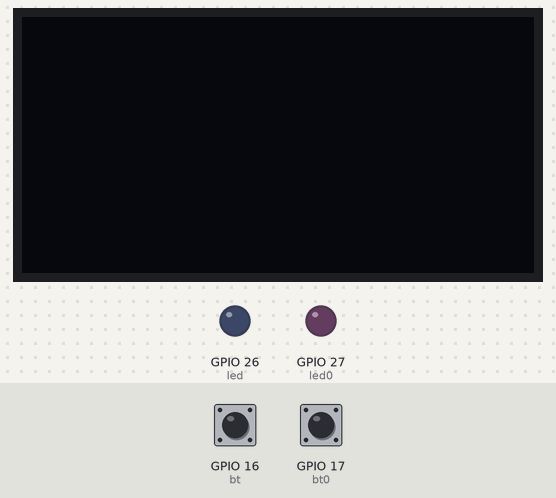
Recording of a program running on a simulated ESP32 board running MicroPython. Parts: 128×64 one-colour display, output pins drawn as LEDs (lit = HIGH). Wiring (from the project's diagram.json): red button on GPIO 16, blue button on GPIO 17, blue LED on GPIO 26, magenta LED on GPIO 27. Dashed ring = blinking. Inputs (shaded band) come from the test bench; at power-on: GPIO 16 (bt) HIGH, GPIO 17 (bt0) HIGH. Library files of the repository ran but are not shown: ssd1306.py.

Above: at 1.2 s.
1.3 s: GPIO 16 (bt) pulled LOW for 0.15 s
At 1.9 s:
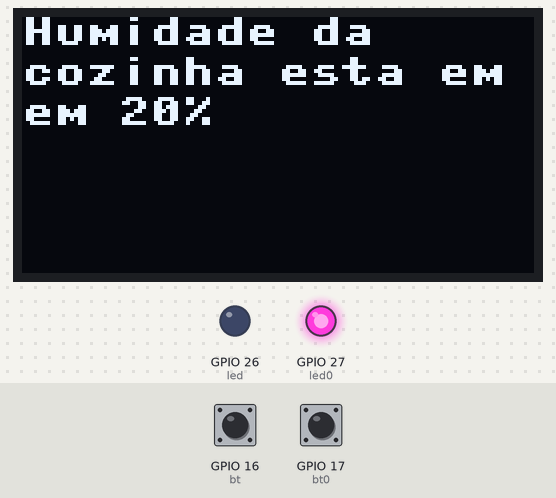
2.9 s: GPIO 17 (bt0) pulled LOW for 0.15 s
At 4.1 s:
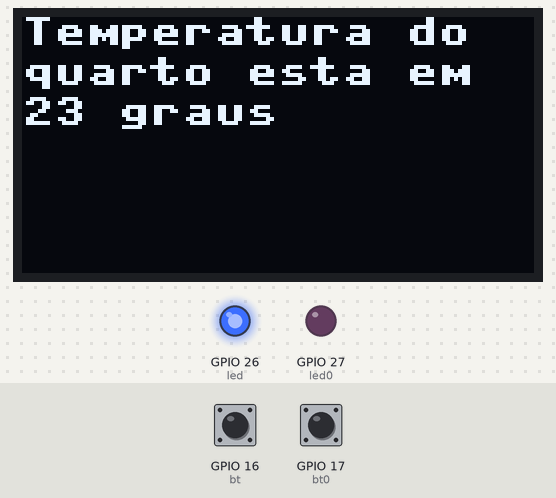
4.5 s: GPIO 16 (bt) pulled LOW for 1 s
At 5.5 s:
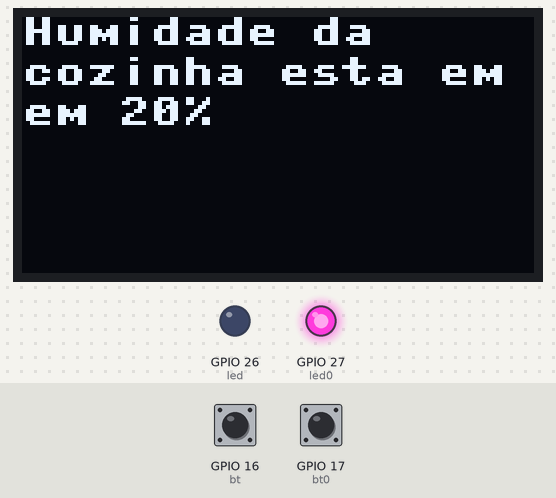
7.0 s: GPIO 17 (bt0) pulled LOW for 1 s
At 7.4 s:
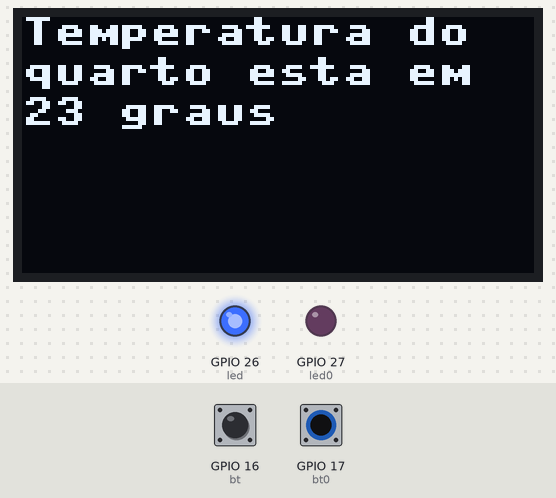
9.5 s: GPIO 16 (bt) driven LOW and GPIO 17 (bt0) driven LOW
At 10.4 s:
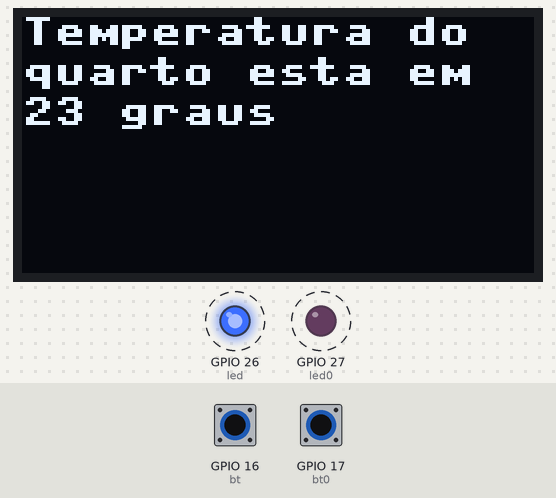
Timing chart, 0 to 13.5 s (numbered marks = the images above; inputs shaded):
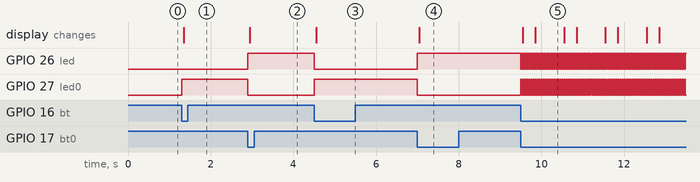

Measured:
- after the input at 1.3 s, GPIO 27 (led0): LOW → HIGH at once; the display: changes after 0.05 s (image 1)
- after the input at 2.9 s, GPIO 26 (led): LOW → HIGH at once; GPIO 27 (led0): HIGH → LOW at once; the display: changes after 0.05 s (image 2)
- after the input at 4.5 s, GPIO 26 (led): HIGH → LOW at once; GPIO 27 (led0): LOW → HIGH at once; the display: changes after 0.05 s (image 3)
- after the input at 7.0 s, GPIO 26 (led): LOW → HIGH at once; GPIO 27 (led0): HIGH → LOW at once; the display: changes after 0.05 s (image 4)
- after the input at 9.5 s, GPIO 26 (led): alternates HIGH for 0.03 s and LOW for 0.02 s, starting at once; GPIO 27 (led0): alternates HIGH for 0.02 s and LOW for 0.03 s, starting at once; the display: first changes after 0.05 s (image 5 shows a later state)

The program:

main.py
```python
from machine import Pin, I2C
import machine
import ssd1306

i2c = I2C(0, scl=Pin(22), sda=Pin(21))

bt = machine.Pin(16, machine.Pin.IN, machine.Pin.PULL_UP)
bt0 = machine.Pin(17, machine.Pin.IN, machine.Pin.PULL_UP)

led = machine.Pin(26, machine.Pin.OUT)
led0 = machine.Pin(27 ,machine.Pin.OUT)

largura = 128
altura = 64
tela = ssd1306.SSD1306_I2C(largura, altura, i2c)

while True:
    estado = bt.value()
    if estado == 0:
        led0.value(1)
        led.value(0)
        tela.text('Humidade da', 0, 0)
        tela.text ('cozinha esta em 20%', 0, 10)
        tela.text('em 20%', 0, 20)
        tela.show()
        tela.fill(0)

    estado2 = bt0.value()
    if estado2 == 0:
        led.value(1)
        led0.value(0)
        tela.text('Temperatura do', 0, 0)
        tela.text ('quarto esta em', 0, 10)
        tela.text('23 graus', 0, 20)
        tela.show()
        tela.fill(0)
```
